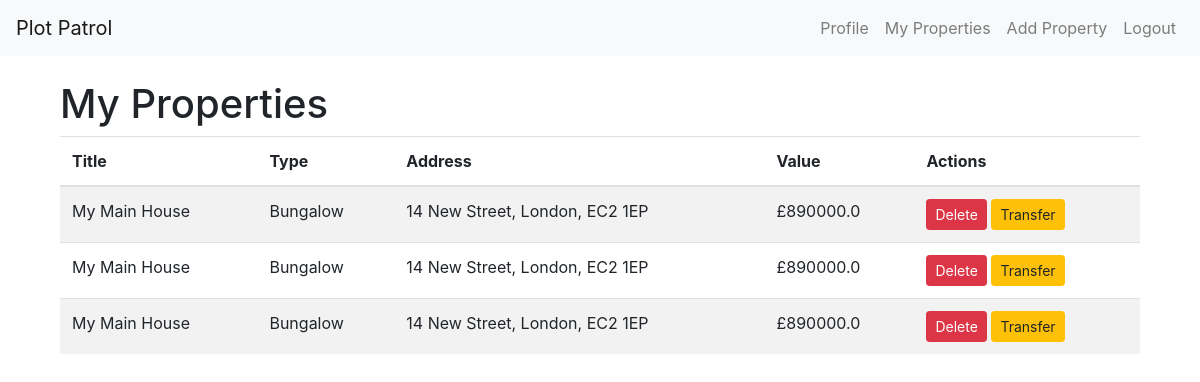
Page /properties (signed in) on the earlier database version.
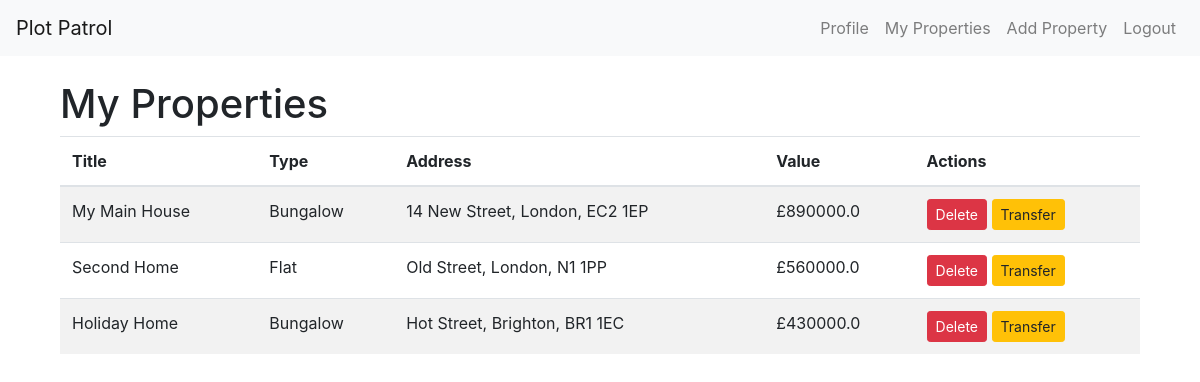
Same page on the later database version.
### models/property.py (models this page shows, shortened)
class Property(db.Model):
    id = db.Column(db.Integer, primary_key=True)
    title = db.Column(db.String(100), nullable=False)
    property_type = db.Column(db.String(50), nullable=False)
    address = db.Column(db.String(200), nullable=False)
    city = db.Column(db.String(100), nullable=False)
    postcode = db.Column(db.String(20), nullable=False)
    value = db.Column(db.Float, nullable=False)
    date_added = db.Column(db.DateTime, default=datetime.utcnow)
    owner_id = db.Column(db.Integer, db.ForeignKey('user.id'), nullable=False)

### routes/property_routes.py (the view)
@app.route('/properties', methods=['GET'])
@login_required
def user_properties():
    properties = Property.query.filter_by(owner_id=current_user.id).all()
    total_property_value = sum(property.value for property in properties)
    return render_template('user_properties.html', properties=properties, total_property_value=total_property_value)

### app.py (called while the page is built)
@login_manager.user_loader
def load_user(user_id):
    return User.query.get(int(user_id))

### templates/user_properties.html (shortened to what this page needs)
{% extends "base.html" %}
{% block content %}
<div class="container mt-4">
    <h1>My Properties</h1>
    <table class="table table-striped">
        <thead>
            <tr>
                <th>Title</th>
                <th>Type</th>
                <th>Address</th>
                <th>Value</th>
                <th>Actions</th>
            </tr>
        </thead>
        <tbody>
            {% for property in properties %}
            <tr>
                <td>{{ property.title }}</td>
                <td>{{ property.property_type }}</td>
                <td>{{ property.address }}, {{ property.city }}, {{ property.postcode }}</td>
                <td>£{{ property.value }}</td>
                <td>
                    <form action="{{ url_for('delete_property', id=property.id) }}" method="post" style="display:inline;">
                        <button type="submit" class="btn btn-danger btn-sm">Delete</button>
                    </form>
                    <a href="{{ url_for('transfer_property', id=property.id) }}" class="btn btn-warning btn-sm">Transfer</a>
                </td>
            </tr>
            {% endfor %}
        </tbody>
    </table>
</div>
{% endblock %}

### templates/base.html (shortened to what this page needs)
<!DOCTYPE html>
<html lang="en">
<head>
    <link href="https://stackpath.bootstrapcdn.com/bootstrap/4.5.2/css/bootstrap.min.css" rel="stylesheet">
</head>
<body>
    <nav class="navbar navbar-expand-lg navbar-light bg-light">
        <a class="navbar-brand" href="{{ url_for('index') }}">Plot Patrol</a>
        <div class="collapse navbar-collapse" id="navbarNav">
            <ul class="navbar-nav ml-auto">
                <li class="nav-item">
                    <a class="nav-link" href="{{ url_for('user_profile') }}">Profile</a>
                </li>
                <li class="nav-item">
                    <a class="nav-link" href="{{ url_for('user_properties') }}">My Properties</a>
                </li>
                <li class="nav-item">
                    <a class="nav-link" href="{{ url_for('add_property') }}">Add Property</a>
                </li>
                <li class="nav-item">
                    <a class="nav-link" href="{{ url_for('logout') }}">Logout</a>
                </li>
            </ul>
        </div>
    </nav>
    <div class="container mt-4">
        {% block content %}{% endblock %}
    </div>
</body>
</html>

Differences in the rows shown:
removed Property: title "My Main House", property_type "Bungalow", address "14 New Street", city "London", postcode "EC2 1EP", value "890000.0"
no longer on this page (row edited): Property: title "My Main House", property_type "Bungalow", address "14 New Street", city "London", postcode "EC2 1EP", value "890000.0"
added Property: title "Second Home", property_type "Flat", address "Old Street", city "London", postcode "N1 1PP", value "560000.0"
added Property: title "Holiday Home", property_type "Bungalow", address "Hot Street", city "Brighton", postcode "BR1 1EC", value "430000.0"
